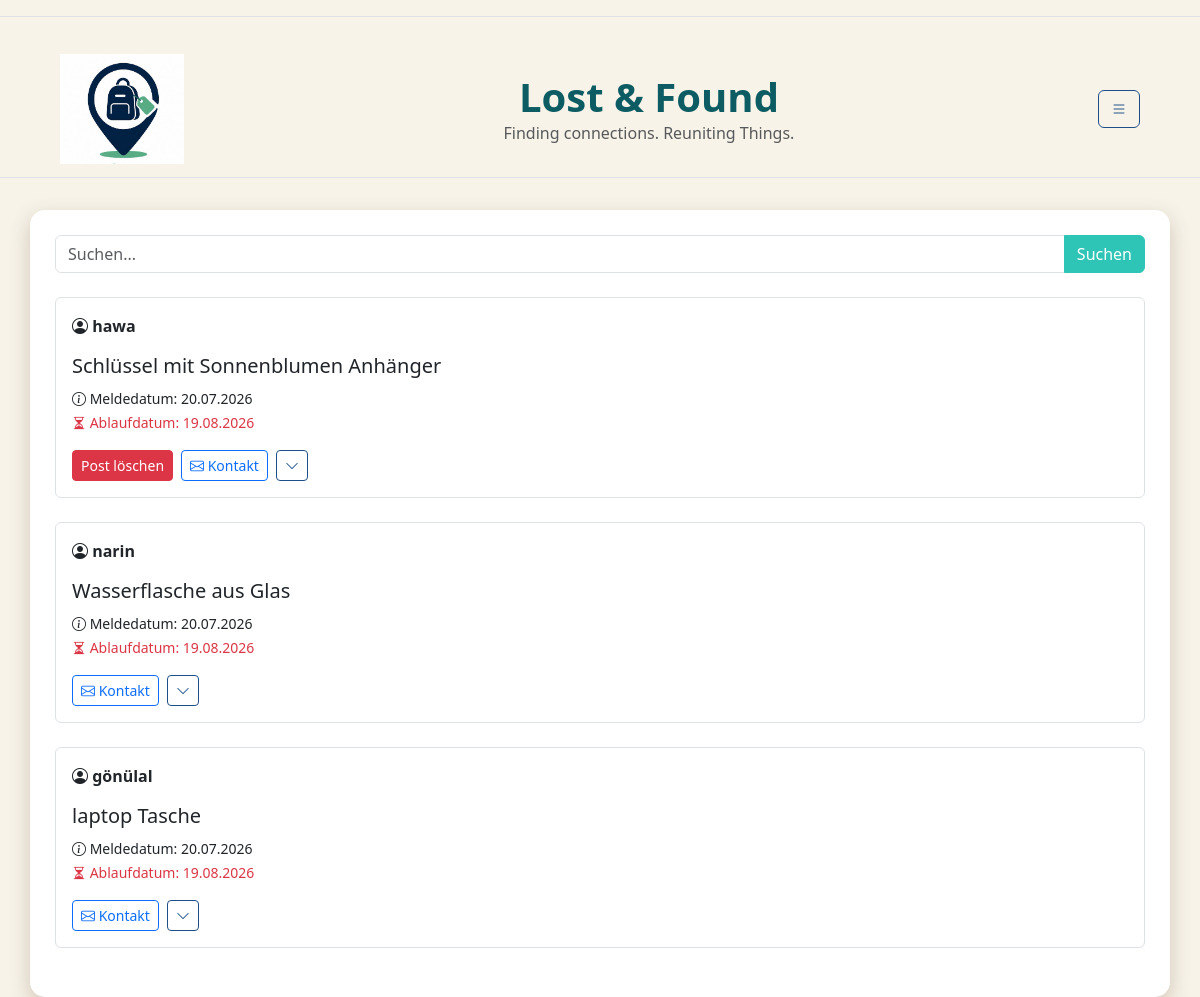
Screenshot of /home (signed in) with the database file from the repository.
### db.py (models this page shows)
class Post(db.Model):
    __tablename__ = "post"
    post_id = db.Column(db.Integer,primary_key=True)
    user_id = db.Column(db.Integer,db.ForeignKey("standardUser.user_id"))
    fundbuero_id = db.Column(db.Integer,db.ForeignKey("fundbuero.fundbuero_id"))
    titel = db.Column(db.String,nullable=False)
    meldedatum = db.Column(db.Date)
    verlustdatum = db.Column(db.Date)
    ablaufdatum = db.Column(db.Date)
    schliessdatum = db.Column(db.Date)
    verlustort = db.Column(db.String)
    beschreibung = db.Column(db.Text)
    status = db.Column(db.String,default="laufend")
    views = db.Column(db.Integer,default=0 )
    user = db.relationship("StandardUser",back_populates="posts")
    fundbuero = db.relationship("Fundbuero",back_populates="posts")

class StandardUser(db.Model):
    __tablename__ = "standardUser"
    user_id = db.Column( db.Integer, primary_key=True )
    fundbuero_id = db.Column( db.Integer, db.ForeignKey("fundbuero.fundbuero_id"), nullable=True)
    campus_id = db.Column( db.String, db.ForeignKey("campus.campus_id") )
    name = db.Column( db.String)
    benutzername = db.Column( db.String, unique=True)
    passwort = db.Column(db.String,nullable=False)
    hwr_mail = db.Column(db.String, unique=True,nullable=False )
    is_admin = db.Column(db.Boolean, default=False)
    campus = db.relationship("Campus",back_populates="users")
    posts = db.relationship( "Post",back_populates="user")

### app.py (the view)
@app.route("/home")
def home():
    if "user_id" not in session:
        flash("Bitte zuerst einloggen!", "warning")
        return redirect(url_for("login"))
    form = forms.Suchleiste()
    csrf_form = forms.CSRFOnlyForm()
    user = db.session.get(StandardUser, session["user_id"])
    fundbuero = db.session.get(Fundbuero, session["fundbuero_id"])
    if user is None:
        session.clear()
        flash("Dein Account existiert nicht mehr.", "warning")
        return redirect(url_for("login"))
    posts = db.session.execute(
    db.select(Post).where(
        Post.ablaufdatum >= date.today(),
        Post.status == "laufend"
    )
).scalars()
    return render_template("home.html", posts=posts, form=form, user=user, fundbuero=fundbuero, csrf_form=csrf_form)

### forms.py
class Suchleiste(FlaskForm):
  suchfeld = StringField( "Suchbegriff",
       validators=[InputRequired()]
  )
  submit = SubmitField("Suchen")

class CSRFOnlyForm(FlaskForm):
    pass

### templates/home.html (shortened to what this page needs)
{% extends "base.html" %}
{% block CONTENT %}
<form method="POST" action="{{ url_for('suche') }}" class="mb-4">
    <div class="input-group">
        {{ form.suchfeld(class="form-control", placeholder="Suchen...") }}
        {{ form.submit(class="btn btn-primary") }}
    </div>
</form>
{% for post in posts %}
    {% if session.get('is_admin') or post.user.campus_id == user.campus_id or (fundbuero and post.user.campus_id == fundbuero.campus_id) %}
        <div class="border rounded p-3 mb-4">
            <strong>
                <i class="bi bi-person-circle"></i>
                {{ post.user.benutzername }}
            </strong>
            <h5 class="mt-3">{{ post.titel }}</h5>
            <small>
                <i class="bi bi-info-circle"></i>
                Meldedatum: {{ post.meldedatum.strftime('%d.%m.%Y') }}
            </small>
            <br>
            <small class="text-danger">
                <i class="bi bi-hourglass-split"></i>
                Ablaufdatum: {{ post.ablaufdatum.strftime('%d.%m.%Y') }}
            </small>
            <div class="mt-3 d-flex align-items-center gap-2">
                {% if session.get('is_admin') or post.user_id == session.get('user_id') %}
                    <a href="{{url_for('delete_post', post_id=post.post_id)}}" class="btn btn-danger btn-sm">Post löschen</a>
                {% endif %}
                {% if session.get('fundbuero_id') %}
    <form method="POST" action="{{ url_for('send_fundbuero_mail', post_id=post.post_id) }}" class="d-inline">
        <input type="hidden" name="csrf_token" value="{{  csrf_form.csrf_token._value()}}">
        <button type="submit" class="btn btn-outline-primary btn-sm">
            <i class="bi bi-envelope"></i> Jetzt Kontaktieren
        </button>
    </form>
{% else %}
                <a href="mailto:{{ post.user.hwr_mail }}?subject=Gefunden: {{ post.titel|urlencode }}&body=Hallo, ich habe deinen Gegenstand gefunden." class="btn btn-outline-primary btn-sm">
                    <i class="bi bi-envelope"></i> Kontakt
                </a>
{% endif %}
  <a href="{{ url_for('post_detail', post_id=post.post_id) }}" class="btn btn-outline-secondary btn-sm">
                 <i class="bi bi-chevron-down"></i>
</a>
            </div>
        </div>
    {% endif %}
{% endfor %}
{% endblock %}

### templates/base.html (shortened to what this page needs)
<!doctype html>
<html lang="en">
<head>
    {{ bootstrap.load_css() }}
    <link rel="stylesheet"
      href="https://cdn.jsdelivr.net/npm/bootstrap-icons@1.11.3/font/bootstrap-icons.min.css">
    <link rel="stylesheet"
      href="{{ url_for('static', filename='css/style.css') }}">
   <link rel="stylesheet"
      href="{{ url_for('static', filename='css/color.css') }}">
</head>
<body>
<nav class="navbar border-bottom mb-4"></nav>
{% if request.endpoint not in ['login', 'register'] %}
<nav class="navbar border-bottom mb-3">
{% if request.endpoint != 'create_post' %}
    <div class="container-fluid d-flex align-items-center">
        <a class="navbar-brand d-flex align-items-center ms-5"
   href="{{ url_for('home') }}">
    <img
        src="{{ url_for('static', filename='images/LogoLostAndFound.jpeg') }}"
        alt="Logo"
        height="110">
     </a>
        <div class="text-center flex-grow-1">
            <h1 class="m-0 fw-bold" style ="font-size: 2.5 em ;">Lost & Found</h1>
            <p class="m-0 text-muted " style="font-size:1.4 em ">Finding connections. Reuniting Things.</p>
        </div>
        {% else %}
        <div class="flex-grow-1"></div>
        {%endif%}
        <button
            class="btn btn-outline-secondary ms-auto me-5"
            type="button"
            data-bs-toggle="collapse"
            data-bs-target="#navbarToggleExternalContent">
            <i class="bi bi-list"></i>
        </button>
    </div>
</nav>
{% endif %}
<div class="container mt-3">
{% from 'bootstrap5/utils.html' import render_messages %}
    {% block CONTENT %}
    {% endblock %}
</div>
</body>
</html>

### static/css/style.css (style rules this page uses)
body { background-color: var(--color-main) !important; }
h1, h2, h3 { color: var(--color-highlight) !important; }
.btn-primary { background-color: var(--color-accent1) !important; border-color: var(--color-accent1) !important; }
.btn-outline-secondary { color: var(--color-accent2) !important; border-color: var(--color-accent2) !important; }
.container { background: white; border-radius: 15px; box-shadow: 0px 8px 20px 2px var(--color-shadow); padding: 25px; }

### static/css/color.css (style rules this page uses)
:root { --color-main: rgb(247, 243, 233); --color-shadow: rgb(215, 205, 190); --color-highlight: rgb(13, 92, 99); --color-accent1: rgb(46, 196, 182); --color-accent2: rgb(29, 78, 137); }

### rows the page displays
Post: user.benutzername "hawa", titel "Schlüssel mit Sonnenblumen Anhänger", meldedatum "20.07.2026", ablaufdatum "19.08.2026"
Post: user.benutzername "narin", titel "Wasserflasche aus Glas", meldedatum "20.07.2026", ablaufdatum "19.08.2026"
Post: user.benutzername "gönülal", titel "laptop Tasche", meldedatum "20.07.2026", ablaufdatum "19.08.2026"
